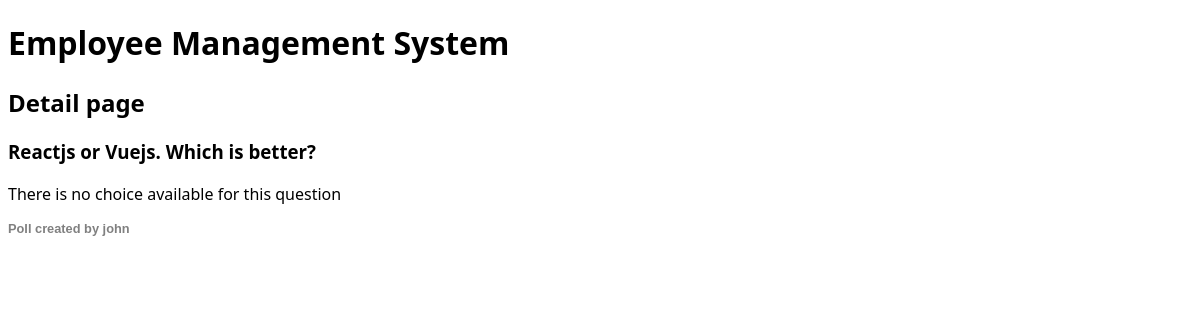
Before: /polls/3/details with the older database file.
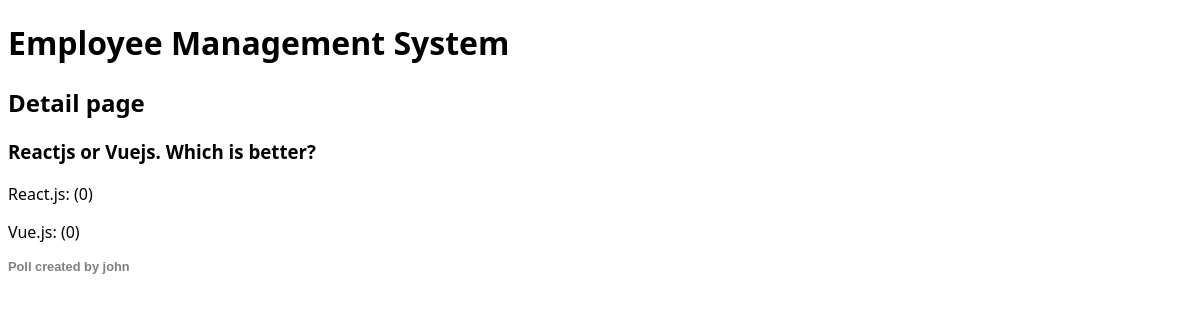
After: the same page with the newer database file.
### poll/models.py (models this page shows, shortened)
class Question(models.Model):
    title = models.TextField(null=True, blank=True)
    status = models.CharField(default="inactive", max_length=10)
    created_by = models.ForeignKey(User, null=True, blank=True, on_delete=models.CASCADE)
    start_date = models.DateTimeField(null=True, blank=True)
    end_date = models.DateTimeField(null=True, blank=True)
    created_at = models.DateTimeField(auto_now_add=True)
    updated_at = models.DateTimeField(auto_now=True)
    @property
    def choices(self):
        return self.choice_set.all()

class Choice(models.Model):
    question = models.ForeignKey(Question, on_delete=models.CASCADE)
    text = models.TextField(null=True, blank=True)
    created_at = models.DateTimeField(auto_now_add=True)
    updated_at = models.DateTimeField(auto_now=True)
    @property
    def votes(self):
        return self.answer_set.count()

### poll/views.py (the view)
# urls.py: path('<int:id>/details', details, name='poll_details'),
def details(request, id=None):
    question = get_object_or_404(Question, id=id)
    context = {
        'question': question
    }
    return render(request, 'polls/details.html', context)

### ems/templates/polls/details.html
{% extends 'base.html' %}
{% block content %}
    <h2>Detail page</h2>
    <h3>{{question.title}}</h3>
    {% for choice in question.choices %}
        <p>{{choice.text}}: ({{choice.votes}})</p>
    {% empty %}
        <p>There is no choice available for this question</p>
    {% endfor %}
    <p class="poll-creator">Poll created by {{question.created_by.username}}</p>
{% endblock content %}

### ems/templates/base.html (shortened to what this page needs)
{% load static %}
<!DOCTYPE html>
<html>
<head>
    <link rel="stylesheet" type="text/css" media="screen" href="{% static 'css/custom.css' %}" />
</head>
<body>
    <h1>Employee Management System</h1>
    {% block content %}{% endblock content %}
</body>
</html>

### ems/static/css/custom.css (style rules this page uses)
body { font-family: 'Segoe UI', Tahoma, Geneva, Verdana, sans-serif; }
.poll-creator { font-size: 0.8em; color: gray; font-family: Arial, Helvetica, sans-serif; font-weight: bold; }

Changed rows visible on the page:
added Choice: text "React.js", votes "0"
added Choice: text "Vue.js", votes "0"
Other visible differences:
text no longer shown: "There is no choice available for this question"
